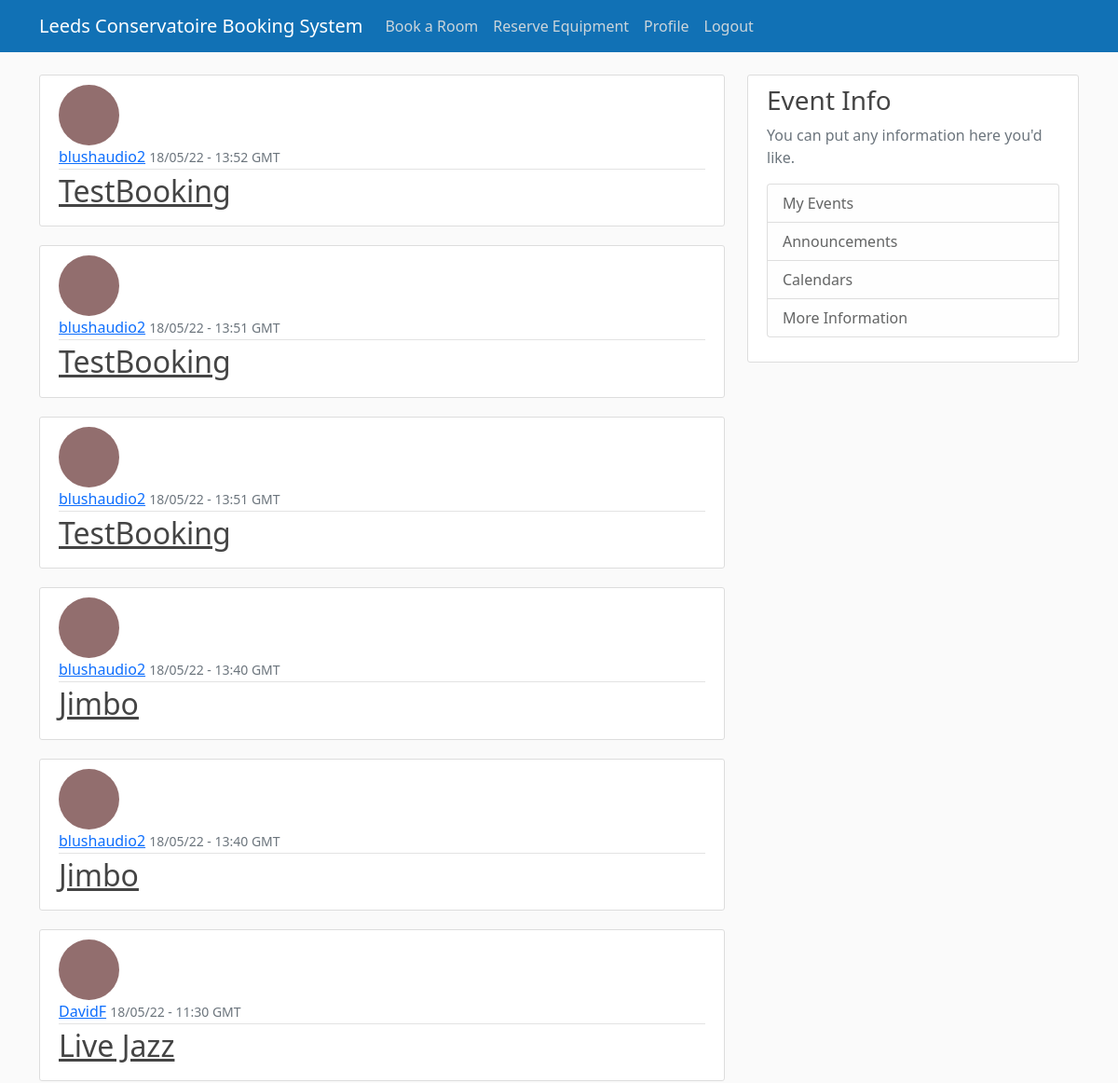
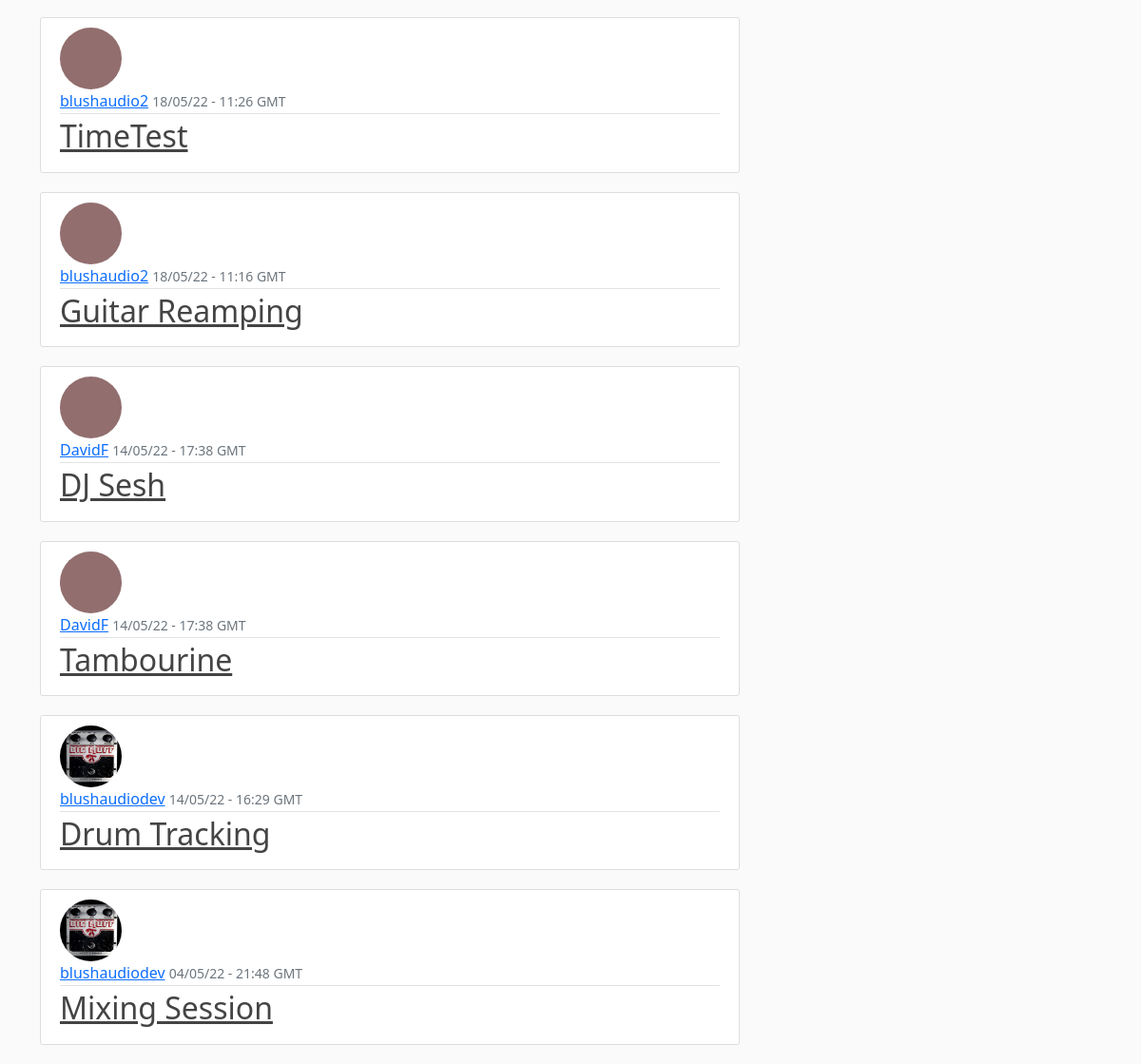
/home/ (signed in), run on an earlier commit of the app's database (2 pictures, top to bottom).
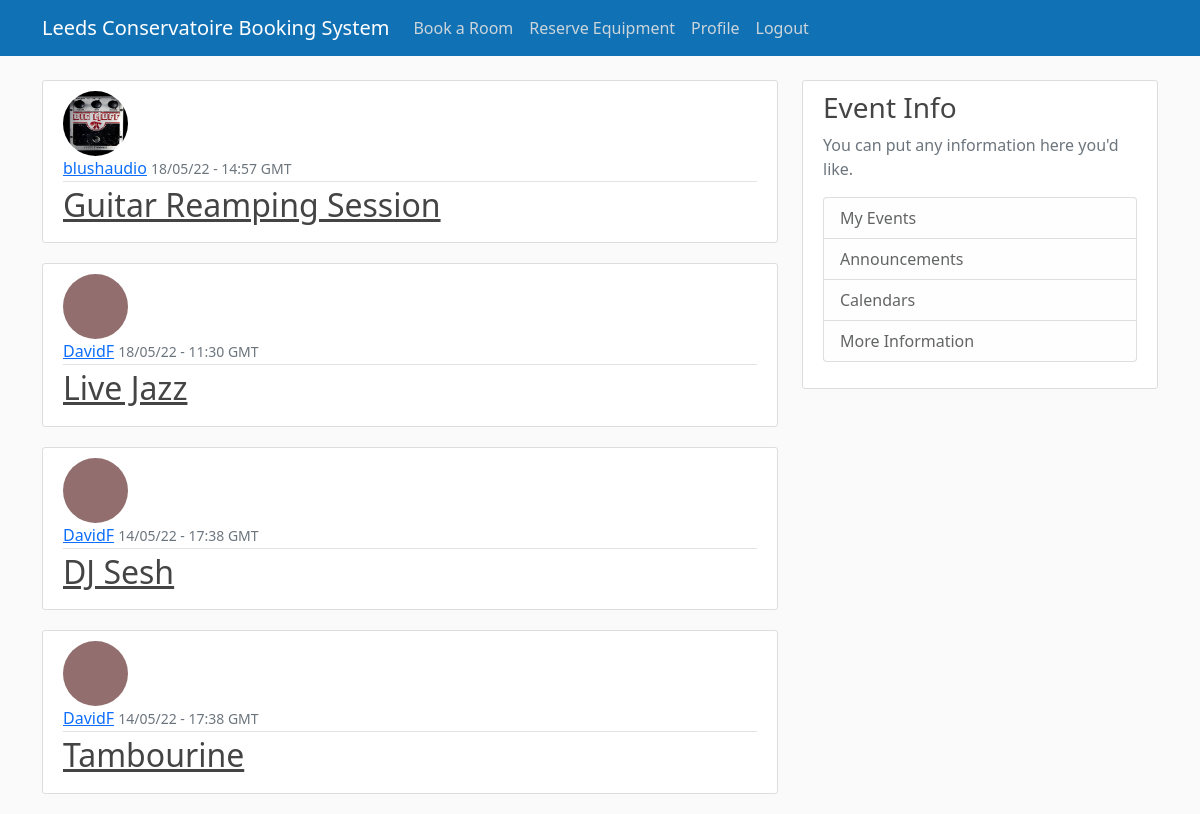
And on a later commit of the database.
### bookingsystem/models.py (models this page shows, shortened)
class Event(models.Model):
    title = models.CharField(max_length=100)
    owner = models.ForeignKey(User, on_delete=models.CASCADE)
    timebooked = models.DateTimeField(auto_now_add=True)
    room = models.ForeignKey(
        'Room',
        null=True,
        on_delete=models.CASCADE
    )
    starttime = models.DateTimeField(null=True, blank=True)
    endtime = models.DateTimeField(null=True, blank=True)

### users/models.py (models this page shows, shortened)
class Profile(models.Model):
    user = models.OneToOneField(User, on_delete=models.CASCADE)
    image = models.ImageField(default='default.jpg', upload_to='profile_pics')

### bookingsystem/views.py (the view)
# urls.py: path('home/', EventListView.as_view(), name='bookingsystem-home'),
class EventListView(LoginRequiredMixin, ListView):
    model = Event
    template_name = 'home.html' # <app>/<model>_<viewtype>.html
    context_object_name = 'events'
    ordering = ['-timebooked']

### bookingsystem/templates/home.html
{% extends "base.html" %}
{% block content %}
    {% for event in events %}
        <article class="media content-section">
            <img class="rounded-circle article-img" src="{{ event.owner.profile.image.url }}">
            <div class="media-body">
                <div class="article-metadata">
                    <a class="mr-2" href='#'>{{ event.owner }}</a>
                    <small class="text-muted">{{ event.timebooked|date:"d/m/y - H:i e" }}</small>
                </div>
                <h2><a class="article-title" href="{% url 'event-detail' event.id %}">{{ event.title }}</a></h2>
            </div>
        </article>
    {% endfor %}
{% endblock content %}

### bookingsystem/templates/base.html (shortened to what this page needs)
{% load static %}
<!DOCTYPE html>
<html>
<head>
    <link href="https://cdn.jsdelivr.net/npm/bootstrap@5.0.2/dist/css/bootstrap.min.css" rel="stylesheet">
    <link rel="stylesheet" type="text/css" href="{% static 'main.css' %}">
</head>
<body>
    <header class="site-header">
        <nav class="navbar navbar-expand-md navbar-dark bg-steel fixed-top">
            <div class="container">
                <a class="navbar-brand mr-4" href="{% url 'bookingsystem-home' %}">Leeds Conservatoire Booking System</a>
                <div class="collapse navbar-collapse" id="navbarToggle">
                    <div class="navbar-nav mr-auto">
                        {% if user.is_authenticated %}
                            <a class="nav-item nav-link" href="{% url 'event-create' %}">Book a Room</a>
                            <a class="nav-item nav-link" href="{% url 'bookingsystem-reservation' %}">Reserve Equipment</a>
                        {% endif %}
                    </div>
                    <div class="navbar-nav">
                        {% if user.is_authenticated %}
                            <a class="nav-item nav-link" href="{% url 'users-profile' %}">Profile</a>
                            <a class="nav-item nav-link" href="{% url 'bookingsystem-logout' %}">Logout</a>
                        {% else %}
                            <a class="nav-item nav-link" href="{% url 'bookingsystem-login' %}">Login</a>
                        {% endif %}
                    </div>
                </div>
            </div>
        </nav>
    </header>
    <main role="main" class="container">
        <div class="row">
            <div class="col-md-8">
                {% block content %}{% endblock %}
            </div>
            {% if user.is_authenticated %}
            <div class="col-md-4">
                <div class="content-section">
                    <h3>Event Info</h3>
                    <p class='text-muted'>You can put any information here you'd like.
                        <ul class="list-group">
                            <li class="list-group-item list-group-item-light">My Events</li>
                            <li class="list-group-item list-group-item-light">Announcements</li>
                            <li class="list-group-item list-group-item-light">Calendars</li>
                            <li class="list-group-item list-group-item-light">More Information</li>
                        </ul>
                    </p>
                </div>
            </div>
            {% endif %}
        </div>
    </main>
</body>
</html>

### bookingsystem/static/main.css (style rules this page uses)
body { background: #fafafa; color: #333333; margin-top: 5rem; }
h1, h2, h3, h4, h5, h6 { color: #444444; }
ul { margin: 0; }
.bg-steel { background-color: #1171b5; }
.site-header .navbar-nav .nav-link { color: #cbd5db; }
.content-section { background: #ffffff; padding: 10px 20px; border: 1px solid #dddddd; border-radius: 3px; margin-bottom: 20px; }
.article-title { color: #444444; }
.article-img { height: 65px; width: 65px; margin-right: 16px; }
.article-metadata { padding-bottom: 1px; margin-bottom: 4px; border-bottom: 1px solid #e3e3e3 }

What changed in the data, as far as the page shows it:
removed Event: owner.profile.image (placeholder picture), owner "blushaudio2", timebooked "18/05/22 - 13:52 GMT", title "TestBooking"
removed Event: owner.profile.image (placeholder picture), owner "blushaudio2", timebooked "18/05/22 - 13:51 GMT", title "TestBooking"
removed Event: owner.profile.image (placeholder picture), owner "blushaudio2", timebooked "18/05/22 - 13:51 GMT", title "TestBooking"
removed Event: owner.profile.image (placeholder picture), owner "blushaudio2", timebooked "18/05/22 - 13:40 GMT", title "Jimbo"
removed Event: owner.profile.image (placeholder picture), owner "blushaudio2", timebooked "18/05/22 - 13:40 GMT", title "Jimbo"
removed Event: owner.profile.image (placeholder picture), owner "blushaudio2", timebooked "18/05/22 - 11:26 GMT", title "TimeTest"
removed Event: owner.profile.image (placeholder picture), owner "blushaudio2", timebooked "18/05/22 - 11:16 GMT", title "Guitar Reamping"
removed Event: owner.profile.image (picture), owner "blushaudiodev", timebooked "14/05/22 - 16:29 GMT", title "Drum Tracking"
removed Event: owner.profile.image (picture), owner "blushaudiodev", timebooked "04/05/22 - 21:48 GMT", title "Mixing Session"
added Event: owner.profile.image (picture), owner "blushaudio", timebooked "18/05/22 - 14:57 GMT", title "Guitar Reamping Session"
